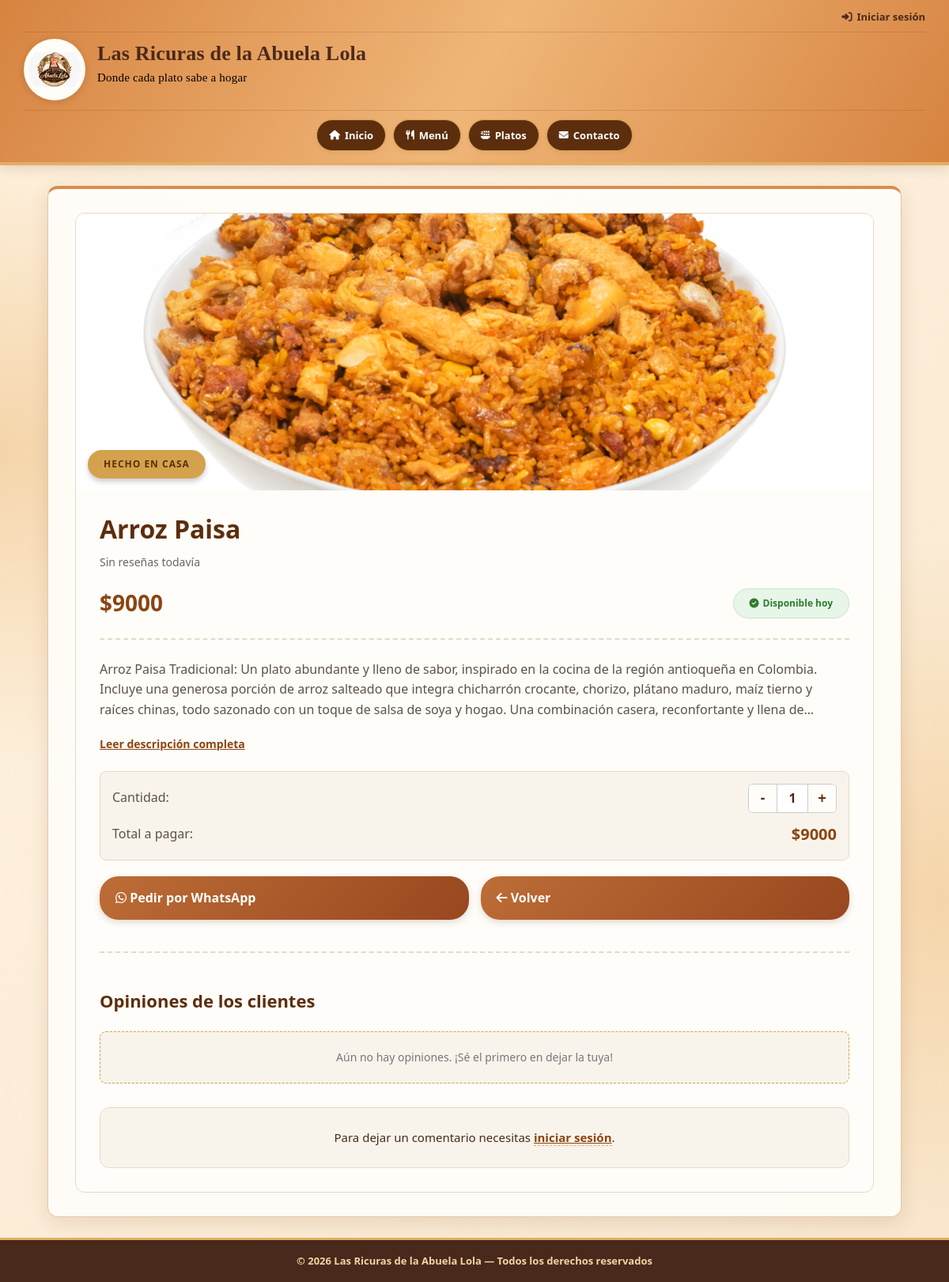
The app's page /platos/5/ with its own data.
### las_ricuras/models.py (models this page shows, shortened)
class Plato(models.Model):
    CATEGORIAS = [
        ('entrada', 'Entrada'),
        ('plato_fuerte', 'Plato fuerte'),
        ('postre', 'Postre'),
        ('bebida', 'Bebida'),
    ]
    nombre = models.CharField(max_length=100)
    descripcion = models.TextField()
    precio = models.DecimalField(
        max_digits=10,
        decimal_places=2
    )
    categoria = models.CharField(
        max_length=30,
        choices=CATEGORIAS,
        default='plato_fuerte'
    )
    imagen = models.ImageField(
        upload_to='platos/',
        blank=True,
        null=True
    )
    disponible = models.BooleanField(default=True)

### las_ricuras/views.py (the view)
# urls.py: path('platos/<int:id>/', views.plato_detalle, name='plato_detalle'),
def plato_detalle(request, id):
    plato = get_object_or_404(Plato, id=id)
    lista_resenas = plato.resena_set.all()
    prom = lista_resenas.aggregate(Avg('estrellas'))['estrellas__avg']
    mi_resena = None
    if request.user.is_authenticated:
        mi_resena = Resena.objects.filter(
            plato=plato, usuario=request.user
        ).first()
    if request.method == 'POST':
        if request.user.is_authenticated:
            if mi_resena:
                form = ResenaForm(request.POST, instance=mi_resena)
            else:
                form = ResenaForm(request.POST)
            if form.is_valid():
                r = form.save(commit=False)
                r.plato = plato
                r.usuario = request.user
                r.save()
                return redirect('plato_detalle', id=plato.id)
        else:
            return redirect('login')
    else:
        if mi_resena:
            form = ResenaForm(instance=mi_resena)
        else:
            form = ResenaForm()
    contexto = {
        'plato': plato,
        'resenas': lista_resenas,
        'form': form,
        'promedio': prom,
        'mi_resena': mi_resena
    }
    return render(request, 'plato_detalle.html', contexto)

### las_ricuras/templates/plato_detalle.html (shortened to what this page needs)
{% extends 'base.html' %}
{% load static %}
{% block contenido %}
<div class="detalle-card">
    <div class="imagen-container">
        {% if plato.imagen %}
            <img src="{{ plato.imagen.url }}" alt="{{ plato.nombre }}" class="plato-imagen">
        {% else %}
            <div class="sin-imagen"><i class="fa-solid fa-utensils"></i></div>
        {% endif %}
        {% if plato.disponible %}
            <div class="etiqueta-destacada">Hecho en casa</div>
        {% endif %}
    </div>
    <div class="informacion">
        <h1 class="titulo-plato">{{ plato.nombre }}</h1>
        <div style="margin-bottom: 15px; color: #d4a24c; font-size: 18px;">
            {% if promedio %}
                {% for i in "12345" %}
                    {% if forloop.counter <= promedio %}★{% else %}☆{% endif %}
                {% endfor %}
                <span style="font-size: 14px; color: #666; margin-left: 5px;">
                    ({{ promedio|floatformat:1 }} / 5)
                </span>
            {% else %}
                <span style="font-size: 14px; color: #666;">Sin reseñas todavía</span>
            {% endif %}
        </div>
        <div class="precio-disponibilidad">
            <div class="precio" id="precio-base" data-precio="{{ plato.precio|floatformat:0 }}">
                ${{ plato.precio|floatformat:0 }}
            </div>
            {% if plato.disponible %}
                <span class="disponible">
                    <i class="fa-solid fa-circle-check"></i> Disponible hoy
                </span>
            {% else %}
                <span class="no-disponible">
                    <i class="fa-solid fa-circle-xmark"></i> Agotado
                </span>
            {% endif %}
        </div>
        <div class="separador"></div>
        <p class="descripcion" id="texto-descripcion">
            {{ plato.descripcion|linebreaksbr }}
        </p>
        <button class="btn-leer-mas" onclick="toggleDescripcion()" id="btn-leer-mas">
            Leer descripción completa
        </button>
        {% if plato.disponible %}
        <div class="caja-pedido">
            <div class="fila-cantidad">
                <span class="total-label">Cantidad:</span>
                <div class="selector-cantidad">
                    <button type="button" class="btn-cantidad" onclick="cambiarCantidad(-1)">-</button>
                    <span id="cantidad-numero">1</span>
                    <button type="button" class="btn-cantidad" onclick="cambiarCantidad(1)">+</button>
                </div>
            </div>
            <div class="fila-cantidad">
                <span class="total-label">Total a pagar:</span>
                <span class="total-precio" id="total-pagar">${{ plato.precio|floatformat:0 }}</span>
            </div>
        </div>
        {% endif %}
        <div class="acciones">
            {% if plato.disponible %}
                <a href="#" id="btn-whatsapp" target="_blank" class="btn btn-whatsapp">
                    <i class="fa-brands fa-whatsapp"></i> Pedir por WhatsApp
                </a>
            {% endif %}
            <a href="{% url 'Platos' %}" class="btn">
                <i class="fa-solid fa-arrow-left"></i> Volver
            </a>
        </div>
        <div style="margin-top: 40px; border-top: 2px dashed #e6dac7; padding-top: 20px;">
            <h3 style="color: #5c2e0e; margin-bottom: 20px; font-size: 22px;">
                Opiniones de los clientes
            </h3>
            {% for r in resenas %}
                <div style="background: #fffdf9; border: 1px solid #ead8bd; border-left: 4px solid #d4a24c; padding: 15px 20px; border-radius: 6px; margin-bottom: 15px; box-shadow: 0 2px 8px rgba(0,0,0,0.03);">
                    <div style="display: flex; justify-content: space-between; align-items: flex-start; margin-bottom: 8px;">
                        <div style="display: flex; align-items: center; gap: 10px;">
                            <div style="width: 35px; height: 35px; background: #ead8bd; color: #5c2e0e; border-radius: 50%; display: flex; justify-content: center; align-items: center; font-weight: bold; font-size: 16px;">
                                {{ r.usuario.username|first|upper }}
                            </div>
                            <div>
                                <strong style="color: #5c2e0e; font-size: 15px;">
                                    {{ r.usuario.username }}
                                </strong>
                                <div style="color: #d4a24c; font-size: 12px; letter-spacing: 1px; margin-top: 2px;">
                                    {% for i in "12345" %}
                                        {% if forloop.counter <= r.estrellas %}★{% else %}☆{% endif %}
                                    {% endfor %}
                                </div>
                            </div>
                        </div>
                        {% if user.is_staff %}
                            <a href="{% url 'eliminar_resena' r.id %}"
                               onclick="return confirm('¿Estás seguro de que quieres borrar esta reseña?');"
                               style="color: #c62828; background: #ffebee; padding: 5px 10px; border-radius: 5px; font-size: 12px; font-weight: bold; text-decoration: none; display: flex; align-items: center; gap: 5px;">
                                <i class="fa-solid fa-trash"></i> Borrar
                            </a>
                        {% endif %}
                    </div>
                    <p style="margin: 0 0 10px 45px; font-size: 14px; color: #444;">
                        {{ r.comentario }}
                    </p>
                    <small style="color: #999; font-size: 11px; margin-left: 45px;">
                        {{ r.fecha|date:"d \d\e F, Y" }}
                    </small>
                </div>
            {% empty %}
                <div style="text-align: center; padding: 20px; background: #f8f4ec; border-radius: 8px; border: 1px dashed #d4a24c;">
                    <p style="color: #777; font-size: 14px; margin: 0;">
                        Aún no hay opiniones. ¡Sé el primero en dejar la tuya!
                    </p>
                </div>
            {% endfor %}
            <div style="margin-top: 30px; background: #f8f4ec; padding: 25px; border-radius: 12px; border: 1px solid #e6dac7;">
                {% if user.is_authenticated %}
                    {% if mi_resena %}
                        <h4 style="color: #5c2e0e; margin-bottom: 15px; font-size: 18px;">
                            <i class="fa-solid fa-pen"></i> Edita tu opinión
                        </h4>
                    {% else %}
                        <h4 style="color: #5c2e0e; margin-bottom: 15px; font-size: 18px;">
                            <i class="fa-solid fa-comment-dots"></i> Deja tu opinión
                        </h4>
                    {% endif %}
                    <form method="POST" class="resena-form" style="display: flex; flex-direction: column; gap: 15px;">
                        {% csrf_token %}
                        <div>
                            <label style="font-weight: bold; font-size: 14px; color: #5c2e0e; margin-bottom: 5px; display: block;">
                                Calificación:
                            </label>
                            <div class="stars">
                                {% for i in "54321" %}
                                    <input type="radio" id="star{{ i }}" name="estrellas" value="{{ i }}" {% if mi_resena.estrellas|stringformat:"s" == i %}checked{% endif %} required>
                                    <label for="star{{ i }}"><i class="fa-solid fa-star"></i></label>
                                {% endfor %}
                            </div>
                        </div>
                        <div>
                            <label style="font-weight: bold; font-size: 14px; color: #5c2e0e; margin-bottom: 5px; display: block;">
                                Tu opinión:
                            </label>
                            {{ form.comentario }}
                        </div>
                        <button type="submit" class="btn" style="padding: 12px; font-size: 15px; align-self: flex-start; border-radius: 8px; cursor: pointer;">
                            {% if mi_resena %}Actualizar Reseña{% else %}Publicar Reseña{% endif %}
                        </button>
                    </form>
                {% else %}
                    <p style="margin: 0; font-size: 15px; text-align: center;">
                        Para dejar un comentario necesitas
                        <a href="{% url 'login' %}" style="color: #8b4513; font-weight: bold; text-decoration: underline;">iniciar sesión</a>.
                    </p>
                {% endif %}
            </div>
        </div>
    </div>
</div>
{% endblock %}

### las_ricuras/templates/base.html (style rules this page uses)
* { box-sizing: border-box; margin: 0; padding: 0; }
:root { --terracota: #d88c4d; --terracota-oscuro: #a95324; --crema: #fff3df; --beige: #f8e5ca; --dorado: #e4ad65; --cafe: #4a2a1a; --blanco: #fffdf8; }
body { font-family: 'Segoe UI', Tahoma, Geneva, Verdana, sans-serif; background: radial-gradient(ellipse at 0% 35%, #f5d5aa 0%, transparent 27%), radial-gradient(ellipse at 100% 70%, #f5d5aa 0%, transparent 28%), linear-gradient(135deg, #fff4e3, #f9e7ce); color: var(--cafe); line-height: 1.7; min-height: 100vh; display: flex; flex-direction: column; position: relative; isolation: isolate; }
h3 { color: var(--terracota-oscuro); margin: 22px 0 10px; font-weight: 700; }
p { margin-bottom: 12px; }
main a { color: var(--terracota-oscuro); font-weight: 700; text-decoration: none; border-bottom: 1px dashed var(--dorado); transition: .3s; }
.btn { display: inline-block; background: linear-gradient(135deg, #bd6d36, #98471f); color: white !important; padding: 11px 24px; border-radius: 24px; text-decoration: none; border: none; font-weight: 700; margin-top: 12px; margin-right: 8px; transition: .25s; box-shadow: 0 3px 9px rgba(91, 47, 22, .18); }

### las_ricuras/templates/plato_detalle.html (style rules this page uses)
.detalle-card { background: #fffdf9; border: 1px solid #e6dac7; border-radius: 12px; overflow: hidden; }
.imagen-container { width: 100%; height: 350px; background: #ead8bd; position: relative; }
.plato-imagen { width: 100%; height: 100%; object-fit: cover; }
.etiqueta-destacada { position: absolute; bottom: 15px; left: 15px; background: #d4a24c; color: #5c2e0e; padding: 8px 20px; font-size: 12px; font-weight: 700; border-radius: 25px; text-transform: uppercase; letter-spacing: 1px; box-shadow: 0 4px 6px rgba(0,0,0,0.2); }
.informacion { padding: 30px; }
.titulo-plato { color: #5c2e0e; font-size: 32px; margin-bottom: 5px; line-height: 1.2; border: none; padding: 0; }
.precio-disponibilidad { display: flex; justify-content: space-between; align-items: center; margin-bottom: 20px; }
.precio { color: #8b4513; font-size: 28px; font-weight: 700; }
.disponible, .no-disponible { font-size: 12px; font-weight: 700; padding: 8px 20px; border-radius: 25px; display: inline-flex; align-items: center; gap: 5px; }
.disponible { background: #e8f5e9; color: #2e7d32; border: 1px solid #c8e6c9; }
.descripcion { color: #5f5146; font-size: 16px; line-height: 1.6; margin-bottom: 20px; display: -webkit-box; -webkit-line-clamp: 3; -webkit-box-orient: vertical; overflow: hidden; }
.btn-leer-mas { background: none; border: none; color: #8b4513; font-weight: bold; cursor: pointer; font-size: 14px; margin-bottom: 25px; display: block; font-family: inherit; text-decoration: underline; }
.separador { border-bottom: 2px dashed #e6dac7; margin: 15px 0 25px; }
.caja-pedido { background: #f8f4ec; padding: 15px; border-radius: 8px; border: 1px solid #e6dac7; margin-bottom: 20px; }
.fila-cantidad { display: flex; justify-content: space-between; align-items: center; margin-bottom: 10px; }
.fila-cantidad:last-child { margin-bottom: 0; }
.selector-cantidad { display: flex; align-items: center; background: white; border: 1px solid #ccc; border-radius: 6px; overflow: hidden; }
.btn-cantidad { background: #fffdf9; border: none; color: #5c2e0e; font-size: 18px; font-weight: bold; width: 35px; height: 35px; cursor: pointer; transition: 0.2s; }
#cantidad-numero { width: 40px; text-align: center; font-weight: bold; font-size: 16px; border-left: 1px solid #ccc; border-right: 1px solid #ccc; line-height: 35px; }
.total-label { font-size: 16px; color: #5f5146; }
.total-precio { font-size: 20px; font-weight: bold; color: #8b4513; }
.acciones { display: flex; gap: 15px; flex-wrap: wrap; }
.acciones .btn { flex: 1; margin: 0; padding: 14px 20px; font-size: 16px; }
.acciones .btn-whatsapp { background-color: #25D366; color: white; border: none; }

### records on screen
Plato: imagen (picture), nombre "Arroz Paisa", precio "9000", descripcion "Arroz Paisa Tradicional: Un plato abundante y lleno de sabor, inspirado en la cocina de la región antioqueña en Colombia. Incluye una generosa porción de arroz salteado que integra chicharrón crocante, chorizo, plátano maduro, maíz tierno y raíces chinas, todo sazonado con un toque de salsa de soya y hogao. Una combinación casera, reconfortante y llena…"
